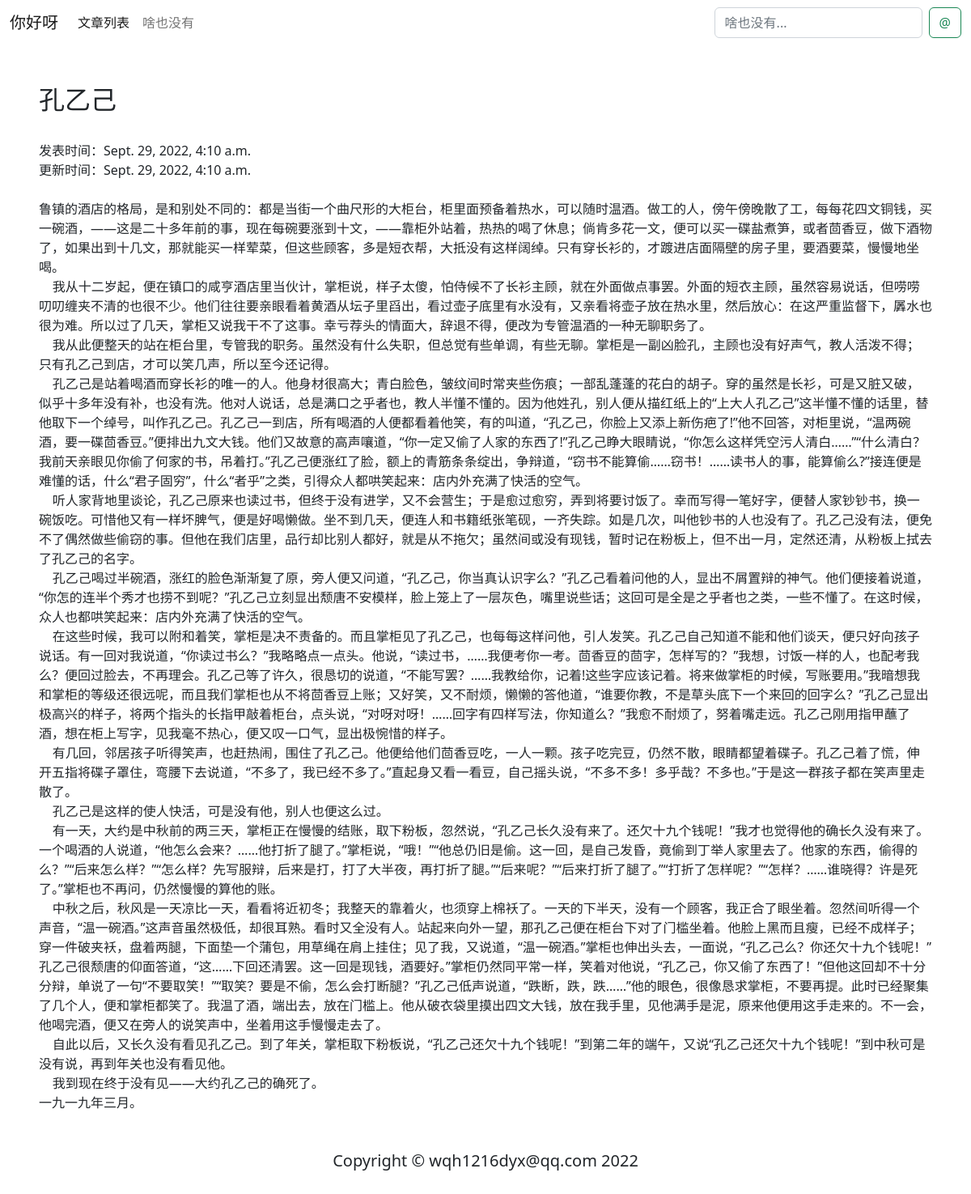
Screenshot of /detail2 with the database file from the repository.
### article/models.py (models this page shows, shortened)
class Article(models.Model):
    title = models.CharField(max_length=30)
    content = models.TextField()
    create_time = timezone.now()
    update_time = timezone.now()

### article/views.py (the view)
# urls.py: path('detail<int:id>', views.article_detail, name='article_detail'),
def article_detail(request, id):
    article = get_object_or_404(Article, id=id)
    context = {'article': article}
    return render(request, 'article/article_detail.html', context)

### templates/article/article_detail.html (shortened to what this page needs)
{% extends 'base.html' %}
{% load static %}
{% block content %}
    <div class="p-5">
    <h2>{{ article.title }}</h2>
    <br/>
    <div>发表时间：{{ article.create_time }}</div>
    <div>更新时间：{{ article.update_time }}</div>
    <br/>
    <div style="white-space: pre-wrap">{{ article.content }}</div>
    </div>
{% endblock %}

### rows the page displays
Article: title "孔乙己", create_time "Sept. 29, 2022, 4:10 a.m.", update_time "Sept. 29, 2022, 4:10 a.m.", content "鲁镇的酒店的格局，是和别处不同的：都是当街一个曲尺形的大柜台，柜里面预备着热水，可以随时温酒。做工的人，傍午傍晚散了工，每每花四文铜钱，买一碗酒，——这是二十多年前的事，现在每碗要涨到十文，——靠柜外站着，热热的喝了休息；倘肯多花一文，便可以买一碟盐煮笋，或者茴香豆，做下酒物了，如果出到十几文，那就能买一样荤菜，但这些顾客，多是短衣帮，大抵没有这样阔绰。只有穿长衫的，才踱进店面隔壁的房子里，要酒要菜，慢慢地坐喝。 我从十二岁起，便在镇口的咸亨酒店里当伙计，掌柜说，样子太傻，怕侍候不了长衫主顾，就在外面做点事罢。外面的短衣主顾，虽然容易说话，但唠唠叨叨缠夹不清的也很不少。他们往往要亲眼看着黄酒从坛子里舀出，看过壶子底里有水没有，又亲看将壶子放在热水里，然后放心：在这严重监督下，羼水也很为难。所以过了几天，掌柜又说我干不了这事。幸亏荐头的情面大，辞退不得，便改为专管温酒的一种无聊职务了。 我从此便整天的站在柜台里，专管我的职务。虽然没有什么失职，但总觉有些单调，有些无聊。掌柜是一副凶脸孔，主顾也没有好声气，教人活泼不得；只有孔乙己到店，才可以笑几声，所以至今还记得。…"
